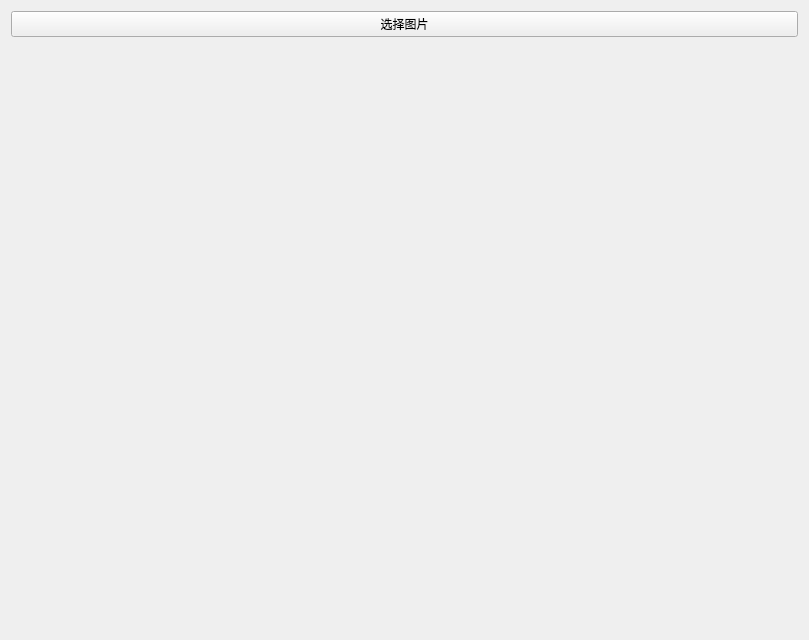
<?xml version="1.0" encoding="UTF-8"?>
<ui version="4.0">
 <class>Vehicle_Recognition</class>
 <widget class="QWidget" name="Vehicle_Recognition">
  <property name="geometry">
   <rect>
    <x>0</x>
    <y>0</y>
    <width>809</width>
    <height>640</height>
   </rect>
  </property>
  <property name="windowTitle">
   <string>Form</string>
  </property>
  <property name="styleSheet">
   <string notr="true">QPushButton[name=&quot;pu&quot;] {
    /* 主按钮 */
    background-color: #4080FF;
    color: white;
    border: none;
    border-radius: 8px;
    padding: 12px 20px;
    font-family: &quot;微软雅黑&quot;;
    font-size: 13pt;
    min-height: 55px; /* 高按钮 */
    min-width: 120px; /* 宽按钮 */
    margin: 0 5px;
    transition: all 0.2s;
}

QPushButton[name=&quot;pu&quot;]:hover {
    background-color: #165DFF;
    box-shadow: 0 3px 8px rgba(64, 128, 255, 0.3);
}

QPushButton[name=&quot;pu&quot;]:pressed {
    background-color: #0E42D2;
    transform: translateY(1px);
}
</string>
  </property>
  <layout class="QGridLayout" name="gridLayout_2">
   <item row="0" column="0">
    <layout class="QGridLayout" name="gridLayout">
     <item row="1" column="0">
      <widget class="QLabel" name="resultLabel">
       <property name="styleSheet">
        <string notr="true">QLabel{font:50px}</string>
       </property>
       <property name="text">
        <string/>
       </property>
       <property name="alignment">
        <set>Qt::AlignmentFlag::AlignCenter</set>
       </property>
      </widget>
     </item>
     <item row="0" column="0">
      <widget class="QPushButton" name="selectImageBtn">
       <property name="text">
        <string>选择图片</string>
       </property>
       <property name="name" stdset="0">
        <string>pu</string>
       </property>
      </widget>
     </item>
    </layout>
   </item>
  </layout>
 </widget>
 <resources/>
 <connections/>
</ui>
